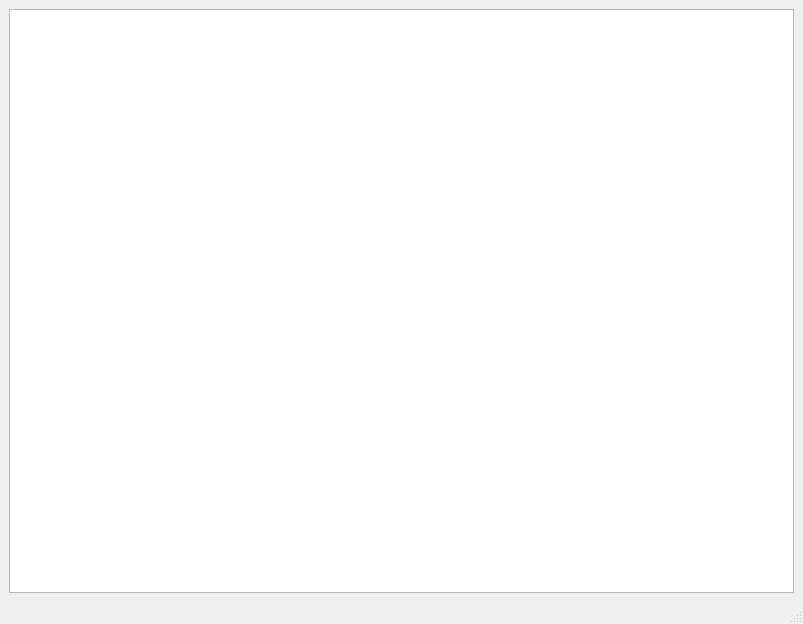
<?xml version="1.0" encoding="UTF-8"?>
<ui version="4.0">
 <class>MainWindow</class>
 <widget class="QMainWindow" name="MainWindow">
  <property name="geometry">
   <rect>
    <x>0</x>
    <y>0</y>
    <width>803</width>
    <height>624</height>
   </rect>
  </property>
  <property name="windowTitle">
   <string>MainWindow</string>
  </property>
  <widget class="QWidget" name="centralwidget">
   <layout class="QHBoxLayout" name="horizontalLayout">
    <item>
     <widget class="MyGraphicsView" name="graphicsView">
      <property name="sizePolicy">
       <sizepolicy hsizetype="Expanding" vsizetype="Expanding">
        <horstretch>0</horstretch>
        <verstretch>0</verstretch>
       </sizepolicy>
      </property>
      <property name="minimumSize">
       <size>
        <width>0</width>
        <height>0</height>
       </size>
      </property>
      <property name="maximumSize">
       <size>
        <width>16777215</width>
        <height>16777215</height>
       </size>
      </property>
      <property name="baseSize">
       <size>
        <width>0</width>
        <height>0</height>
       </size>
      </property>
      <property name="autoFillBackground">
       <bool>false</bool>
      </property>
      <property name="interactive">
       <bool>true</bool>
      </property>
     </widget>
    </item>
   </layout>
  </widget>
  <widget class="QStatusBar" name="statusbar"/>
  <widget class="QMenuBar" name="menubar">
   <property name="geometry">
    <rect>
     <x>0</x>
     <y>0</y>
     <width>803</width>
     <height>25</height>
    </rect>
   </property>
  </widget>
 </widget>
 <customwidgets>
  <customwidget>
   <class>MyGraphicsView</class>
   <extends>QGraphicsView</extends>
   <header>mygraphicsview.h</header>
  </customwidget>
 </customwidgets>
 <resources/>
 <connections/>
</ui>
